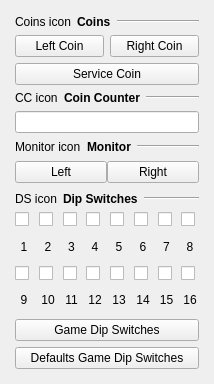
<?xml version="1.0" encoding="UTF-8"?>
<ui version="4.0">
 <class>wdgDialogVsSystem</class>
 <widget class="QWidget" name="wdgDialogVsSystem">
  <property name="geometry">
   <rect>
    <x>0</x>
    <y>0</y>
    <width>214</width>
    <height>384</height>
   </rect>
  </property>
  <property name="windowTitle">
   <string>Vs System</string>
  </property>
  <layout class="QVBoxLayout" name="verticalLayout_wdgDialogVsSystem">
   <property name="leftMargin">
    <number>6</number>
   </property>
   <property name="topMargin">
    <number>6</number>
   </property>
   <property name="rightMargin">
    <number>6</number>
   </property>
   <property name="bottomMargin">
    <number>6</number>
   </property>
   <item>
    <widget class="QWidget" name="widget_Vs_System" native="true">
     <layout class="QVBoxLayout" name="verticalLayout_groupBox_Vs_System">
      <item>
       <layout class="QHBoxLayout" name="horizontalLayout_Coins">
        <item>
         <widget class="QLabel" name="icon_Coins">
          <property name="text">
           <string notr="true">Coins icon</string>
          </property>
         </widget>
        </item>
        <item>
         <widget class="QLabel" name="label_Coins">
          <property name="font">
           <font>
            <weight>75</weight>
            <bold>true</bold>
           </font>
          </property>
          <property name="text">
           <string>Coins</string>
          </property>
         </widget>
        </item>
        <item>
         <widget class="Line" name="line_Coins">
          <property name="sizePolicy">
           <sizepolicy hsizetype="Expanding" vsizetype="Fixed">
            <horstretch>0</horstretch>
            <verstretch>0</verstretch>
           </sizepolicy>
          </property>
          <property name="orientation">
           <enum>Qt::Horizontal</enum>
          </property>
         </widget>
        </item>
       </layout>
      </item>
      <item>
       <layout class="QHBoxLayout" name="horizontalLayout_coin">
        <item>
         <widget class="themePushButton" name="pushButton_Left_Coin">
          <property name="text">
           <string>Left Coin</string>
          </property>
         </widget>
        </item>
        <item>
         <widget class="themePushButton" name="pushButton_Right_Coin">
          <property name="text">
           <string>Right Coin</string>
          </property>
         </widget>
        </item>
       </layout>
      </item>
      <item>
       <widget class="themePushButton" name="pushButton_Service_Coin">
        <property name="text">
         <string>Service Coin</string>
        </property>
       </widget>
      </item>
      <item>
       <layout class="QHBoxLayout" name="horizontalLayout_coin_counter">
        <item>
         <widget class="QLabel" name="icon_Coin_Counter">
          <property name="text">
           <string notr="true">CC icon</string>
          </property>
         </widget>
        </item>
        <item>
         <widget class="QLabel" name="label_Coin_Counter">
          <property name="font">
           <font>
            <weight>75</weight>
            <bold>true</bold>
           </font>
          </property>
          <property name="text">
           <string>Coin Counter</string>
          </property>
         </widget>
        </item>
        <item>
         <widget class="Line" name="line_Coin_Counter">
          <property name="sizePolicy">
           <sizepolicy hsizetype="Expanding" vsizetype="Fixed">
            <horstretch>0</horstretch>
            <verstretch>0</verstretch>
           </sizepolicy>
          </property>
          <property name="orientation">
           <enum>Qt::Horizontal</enum>
          </property>
         </widget>
        </item>
       </layout>
      </item>
      <item>
       <layout class="QHBoxLayout" name="horizontalLayout_text_coin_counter">
        <item>
         <widget class="QLineEdit" name="lineEdit_Coin_Counter">
          <property name="focusPolicy">
           <enum>Qt::NoFocus</enum>
          </property>
          <property name="readOnly">
           <bool>true</bool>
          </property>
         </widget>
        </item>
       </layout>
      </item>
      <item>
       <widget class="QWidget" name="widget_Monitor" native="true">
        <layout class="QVBoxLayout" name="verticalLayout_Monitor">
         <property name="leftMargin">
          <number>0</number>
         </property>
         <property name="topMargin">
          <number>0</number>
         </property>
         <property name="rightMargin">
          <number>0</number>
         </property>
         <property name="bottomMargin">
          <number>0</number>
         </property>
         <item>
          <layout class="QHBoxLayout" name="horizontalLayout_Monitor">
           <item>
            <widget class="QLabel" name="icon_Monitor">
             <property name="text">
              <string notr="true">Monitor icon</string>
             </property>
            </widget>
           </item>
           <item>
            <widget class="QLabel" name="label_Monitor">
             <property name="font">
              <font>
               <weight>75</weight>
               <bold>true</bold>
              </font>
             </property>
             <property name="text">
              <string>Monitor</string>
             </property>
            </widget>
           </item>
           <item>
            <widget class="Line" name="line_Monitor">
             <property name="sizePolicy">
              <sizepolicy hsizetype="Expanding" vsizetype="Fixed">
               <horstretch>0</horstretch>
               <verstretch>0</verstretch>
              </sizepolicy>
             </property>
             <property name="orientation">
              <enum>Qt::Horizontal</enum>
             </property>
            </widget>
           </item>
          </layout>
         </item>
         <item>
          <layout class="QHBoxLayout" name="horizontalLayout_Button_Monitor">
           <property name="spacing">
            <number>0</number>
           </property>
           <item>
            <widget class="themePushButton" name="pushButton_Left_Monitor">
             <property name="text">
              <string>Left</string>
             </property>
             <property name="checkable">
              <bool>true</bool>
             </property>
            </widget>
           </item>
           <item>
            <widget class="themePushButton" name="pushButton_Right_Monitor">
             <property name="text">
              <string>Right</string>
             </property>
             <property name="checkable">
              <bool>true</bool>
             </property>
            </widget>
           </item>
          </layout>
         </item>
        </layout>
       </widget>
      </item>
      <item>
       <layout class="QHBoxLayout" name="horizontalLayout_Dip_Switches">
        <item>
         <widget class="QLabel" name="icon_Dipswitches">
          <property name="text">
           <string notr="true">DS icon</string>
          </property>
         </widget>
        </item>
        <item>
         <widget class="QLabel" name="label_Dip_Switches">
          <property name="font">
           <font>
            <weight>75</weight>
            <bold>true</bold>
           </font>
          </property>
          <property name="text">
           <string>Dip Switches</string>
          </property>
         </widget>
        </item>
        <item>
         <widget class="Line" name="line_Dip_Switches">
          <property name="sizePolicy">
           <sizepolicy hsizetype="Expanding" vsizetype="Fixed">
            <horstretch>0</horstretch>
            <verstretch>0</verstretch>
           </sizepolicy>
          </property>
          <property name="orientation">
           <enum>Qt::Horizontal</enum>
          </property>
         </widget>
        </item>
       </layout>
      </item>
      <item>
       <layout class="QGridLayout" name="gridLayout_Dip_Switches">
        <item row="1" column="3">
         <widget class="QLabel" name="label_ds5">
          <property name="text">
           <string>4</string>
          </property>
          <property name="alignment">
           <set>Qt::AlignCenter</set>
          </property>
          <property name="textInteractionFlags">
           <set>Qt::NoTextInteraction</set>
          </property>
         </widget>
        </item>
        <item row="1" column="4">
         <widget class="QLabel" name="label_ds4">
          <property name="text">
           <string>5</string>
          </property>
          <property name="alignment">
           <set>Qt::AlignCenter</set>
          </property>
          <property name="textInteractionFlags">
           <set>Qt::NoTextInteraction</set>
          </property>
         </widget>
        </item>
        <item row="1" column="5">
         <widget class="QLabel" name="label_ds3">
          <property name="text">
           <string>6</string>
          </property>
          <property name="alignment">
           <set>Qt::AlignCenter</set>
          </property>
          <property name="textInteractionFlags">
           <set>Qt::NoTextInteraction</set>
          </property>
         </widget>
        </item>
        <item row="1" column="6">
         <widget class="QLabel" name="label_ds2">
          <property name="text">
           <string>7</string>
          </property>
          <property name="alignment">
           <set>Qt::AlignCenter</set>
          </property>
          <property name="textInteractionFlags">
           <set>Qt::NoTextInteraction</set>
          </property>
         </widget>
        </item>
        <item row="1" column="7">
         <widget class="QLabel" name="label_ds1">
          <property name="text">
           <string>8</string>
          </property>
          <property name="alignment">
           <set>Qt::AlignCenter</set>
          </property>
          <property name="textInteractionFlags">
           <set>Qt::NoTextInteraction</set>
          </property>
         </widget>
        </item>
        <item row="1" column="2">
         <widget class="QLabel" name="label_ds6">
          <property name="text">
           <string>3</string>
          </property>
          <property name="alignment">
           <set>Qt::AlignCenter</set>
          </property>
          <property name="textInteractionFlags">
           <set>Qt::NoTextInteraction</set>
          </property>
         </widget>
        </item>
        <item row="1" column="1">
         <widget class="QLabel" name="label_ds7">
          <property name="text">
           <string>2</string>
          </property>
          <property name="alignment">
           <set>Qt::AlignCenter</set>
          </property>
          <property name="textInteractionFlags">
           <set>Qt::NoTextInteraction</set>
          </property>
         </widget>
        </item>
        <item row="1" column="0">
         <widget class="QLabel" name="label_ds8">
          <property name="text">
           <string>1</string>
          </property>
          <property name="alignment">
           <set>Qt::AlignCenter</set>
          </property>
          <property name="textInteractionFlags">
           <set>Qt::NoTextInteraction</set>
          </property>
         </widget>
        </item>
        <item row="0" column="7">
         <widget class="QCheckBox" name="checkBox_ds8"/>
        </item>
        <item row="0" column="6">
         <widget class="QCheckBox" name="checkBox_ds7"/>
        </item>
        <item row="0" column="5">
         <widget class="QCheckBox" name="checkBox_ds6"/>
        </item>
        <item row="0" column="4">
         <widget class="QCheckBox" name="checkBox_ds5"/>
        </item>
        <item row="0" column="3">
         <widget class="QCheckBox" name="checkBox_ds4"/>
        </item>
        <item row="0" column="2">
         <widget class="QCheckBox" name="checkBox_ds3"/>
        </item>
        <item row="0" column="1">
         <widget class="QCheckBox" name="checkBox_ds2"/>
        </item>
        <item row="0" column="0">
         <widget class="QCheckBox" name="checkBox_ds1"/>
        </item>
       </layout>
      </item>
      <item>
       <widget class="QWidget" name="widget_Dip_Switches2" native="true">
        <layout class="QVBoxLayout" name="verticalLayout_Dip_Switches2">
         <property name="leftMargin">
          <number>0</number>
         </property>
         <property name="topMargin">
          <number>0</number>
         </property>
         <property name="rightMargin">
          <number>0</number>
         </property>
         <property name="bottomMargin">
          <number>0</number>
         </property>
         <item>
          <layout class="QGridLayout" name="gridLayout_Dip_Switches2">
           <item row="1" column="3">
            <widget class="QLabel" name="label_ds13">
             <property name="text">
              <string>12</string>
             </property>
             <property name="alignment">
              <set>Qt::AlignCenter</set>
             </property>
             <property name="textInteractionFlags">
              <set>Qt::NoTextInteraction</set>
             </property>
            </widget>
           </item>
           <item row="1" column="4">
            <widget class="QLabel" name="label_ds12">
             <property name="text">
              <string>13</string>
             </property>
             <property name="alignment">
              <set>Qt::AlignCenter</set>
             </property>
             <property name="textInteractionFlags">
              <set>Qt::NoTextInteraction</set>
             </property>
            </widget>
           </item>
           <item row="1" column="5">
            <widget class="QLabel" name="label_ds11">
             <property name="text">
              <string>14</string>
             </property>
             <property name="alignment">
              <set>Qt::AlignCenter</set>
             </property>
             <property name="textInteractionFlags">
              <set>Qt::NoTextInteraction</set>
             </property>
            </widget>
           </item>
           <item row="1" column="6">
            <widget class="QLabel" name="label_ds10">
             <property name="text">
              <string>15</string>
             </property>
             <property name="alignment">
              <set>Qt::AlignCenter</set>
             </property>
             <property name="textInteractionFlags">
              <set>Qt::NoTextInteraction</set>
             </property>
            </widget>
           </item>
           <item row="1" column="7">
            <widget class="QLabel" name="label_ds9">
             <property name="text">
              <string>16</string>
             </property>
             <property name="alignment">
              <set>Qt::AlignCenter</set>
             </property>
             <property name="textInteractionFlags">
              <set>Qt::NoTextInteraction</set>
             </property>
            </widget>
           </item>
           <item row="1" column="2">
            <widget class="QLabel" name="label_ds14">
             <property name="text">
              <string>11</string>
             </property>
             <property name="alignment">
              <set>Qt::AlignCenter</set>
             </property>
             <property name="textInteractionFlags">
              <set>Qt::NoTextInteraction</set>
             </property>
            </widget>
           </item>
           <item row="1" column="1">
            <widget class="QLabel" name="label_ds15">
             <property name="text">
              <string>10</string>
             </property>
             <property name="alignment">
              <set>Qt::AlignCenter</set>
             </property>
             <property name="textInteractionFlags">
              <set>Qt::NoTextInteraction</set>
             </property>
            </widget>
           </item>
           <item row="1" column="0">
            <widget class="QLabel" name="label_ds16">
             <property name="text">
              <string>9</string>
             </property>
             <property name="alignment">
              <set>Qt::AlignCenter</set>
             </property>
             <property name="textInteractionFlags">
              <set>Qt::NoTextInteraction</set>
             </property>
            </widget>
           </item>
           <item row="0" column="7">
            <widget class="QCheckBox" name="checkBox_ds16"/>
           </item>
           <item row="0" column="6">
            <widget class="QCheckBox" name="checkBox_ds15"/>
           </item>
           <item row="0" column="5">
            <widget class="QCheckBox" name="checkBox_ds14"/>
           </item>
           <item row="0" column="4">
            <widget class="QCheckBox" name="checkBox_ds13"/>
           </item>
           <item row="0" column="3">
            <widget class="QCheckBox" name="checkBox_ds12"/>
           </item>
           <item row="0" column="2">
            <widget class="QCheckBox" name="checkBox_ds11"/>
           </item>
           <item row="0" column="1">
            <widget class="QCheckBox" name="checkBox_ds10"/>
           </item>
           <item row="0" column="0">
            <widget class="QCheckBox" name="checkBox_ds9"/>
           </item>
          </layout>
         </item>
        </layout>
       </widget>
      </item>
      <item>
       <widget class="themePushButton" name="pushButton_Dip_Switches">
        <property name="text">
         <string>Game Dip Switches</string>
        </property>
       </widget>
      </item>
      <item>
       <widget class="themePushButton" name="pushButton_Defaults_Dip_Switches">
        <property name="text">
         <string>Defaults Game Dip Switches</string>
        </property>
       </widget>
      </item>
     </layout>
    </widget>
   </item>
  </layout>
 </widget>
 <customwidgets>
  <customwidget>
   <class>themePushButton</class>
   <extends>QPushButton</extends>
   <header>theme.hpp</header>
  </customwidget>
 </customwidgets>
 <tabstops>
  <tabstop>pushButton_Left_Coin</tabstop>
  <tabstop>pushButton_Right_Coin</tabstop>
  <tabstop>pushButton_Service_Coin</tabstop>
  <tabstop>pushButton_Left_Monitor</tabstop>
  <tabstop>pushButton_Right_Monitor</tabstop>
  <tabstop>checkBox_ds1</tabstop>
  <tabstop>checkBox_ds2</tabstop>
  <tabstop>checkBox_ds3</tabstop>
  <tabstop>checkBox_ds4</tabstop>
  <tabstop>checkBox_ds5</tabstop>
  <tabstop>checkBox_ds6</tabstop>
  <tabstop>checkBox_ds7</tabstop>
  <tabstop>checkBox_ds8</tabstop>
  <tabstop>checkBox_ds9</tabstop>
  <tabstop>checkBox_ds10</tabstop>
  <tabstop>checkBox_ds11</tabstop>
  <tabstop>checkBox_ds12</tabstop>
  <tabstop>checkBox_ds13</tabstop>
  <tabstop>checkBox_ds14</tabstop>
  <tabstop>checkBox_ds15</tabstop>
  <tabstop>checkBox_ds16</tabstop>
  <tabstop>pushButton_Dip_Switches</tabstop>
  <tabstop>pushButton_Defaults_Dip_Switches</tabstop>
 </tabstops>
 <resources/>
 <connections/>
</ui>
